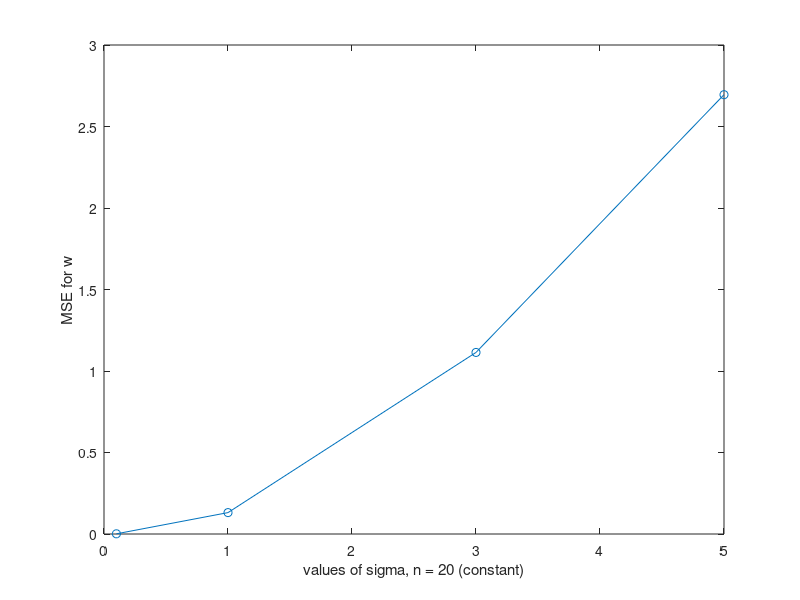
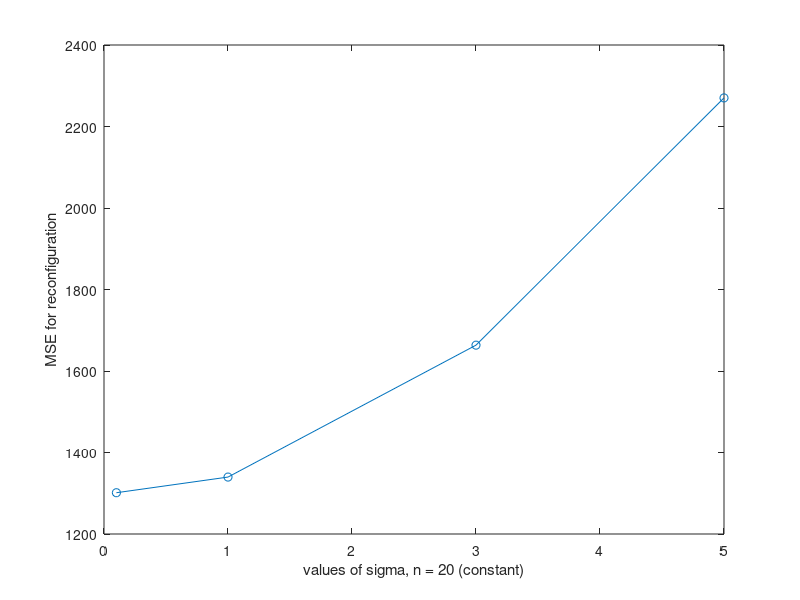

The MATLAB source for these figures, in order:
% Part c_iii_Model1_Part2 (varying sigma, n constant) (Model is the one
% which is underfit to the true model, i.e. the non-noisy version of
% the true model, with x and x^3 only)

% Everything same, but now only sigma varies


 count = 0;
 kernel = 3;                % for t generation, the true one        
 mse_vector = zeros(4,1);
 recon_mse_vector = zeros(4,1);
 kernel_mis = 2;
 w_average_matrix = zeros(kernel_mis,4);
 

n = 20;
A = zeros(2*n+1,kernel);
x_interim = -n:n;
x = transpose(x_interim*0.1);  % turning to vector

% A generation, true A, A that gives true t

for i = 1:kernel
    A(:,i) = x.^i;
end

% t generation
t = A(:,1) + 3*A(:,2) + 2*A(:,3);         % true t

% A, for our model, generation

A_mis = zeros(2*n+1,kernel_mis);

for i = 1:kernel_mis
    A_mis(:,i) = x.^(2*i-1);              % our kernel model
end

pm_i = pinv(A_mis);
w_true = pm_i*t;

 for sigma = [0.1,1,3,5]
    
    count = count + 1;
        
    w_average_interim = zeros(kernel_mis,1); 
    
    mse_interim = 0;
    
    recon_mse_interim = 0;
    
    for j = 1:100
        
        % v generation
        v = sigma*randn(2*n+1,1);
    
        % y generation
        y = t + v;           % observed y
    
        w_estimated = pm_i*y;       % calculating the estimate of w
        
        y_estimated = A_mis*w_estimated;
        
        w_average_interim = w_average_interim + w_estimated;  % running sum of w_average
        
        mse_interim = mse_interim + (norm(w_true - w_estimated))^2; % running sum of mse
        
        recon_mse_interim = recon_mse_interim + (norm(y - y_estimated))^2;

    end
    
    mse = mse_interim/100;
    recon_mse = recon_mse_interim/100;
    w_average = w_average_interim/100;
    
    mse_vector(count,1) = mse;
    recon_mse_vector(count,1) = recon_mse;
    w_average_matrix(:,count) = w_average;
    
    
    
end

sigma_range = [0.1;1;3;5];
disp("The true w vector for our model, which is obviously constant for all sigma, since n is constant is")
disp(w_true)
disp("The matrix of estimated w for our model(averaged over 100 iterations, for each sigma), where each column corresponds to a value of sigma and the column vector the vector of averaged w estimate, is")
disp(w_average_matrix)
disp("The averaged MSE of w over 100 iterations for each sigma, where rows represent MSE of w value for each sigma, is")
disp(mse_vector)
disp("The averaged MSE of reconfiguration over 100 iterations for each sigma, where rows represent MSE of reconfiguration value for each sigma, is")
disp(recon_mse_vector)

figure(1);
plot(sigma_range,mse_vector,'o-')
xlabel('values of sigma, n = 20 (constant)')
ylabel('MSE for w')

figure(2);
plot(sigma_range,recon_mse_vector,'o-')
xlabel('values of sigma, n = 20 (constant)')
ylabel('MSE for reconfiguration')




